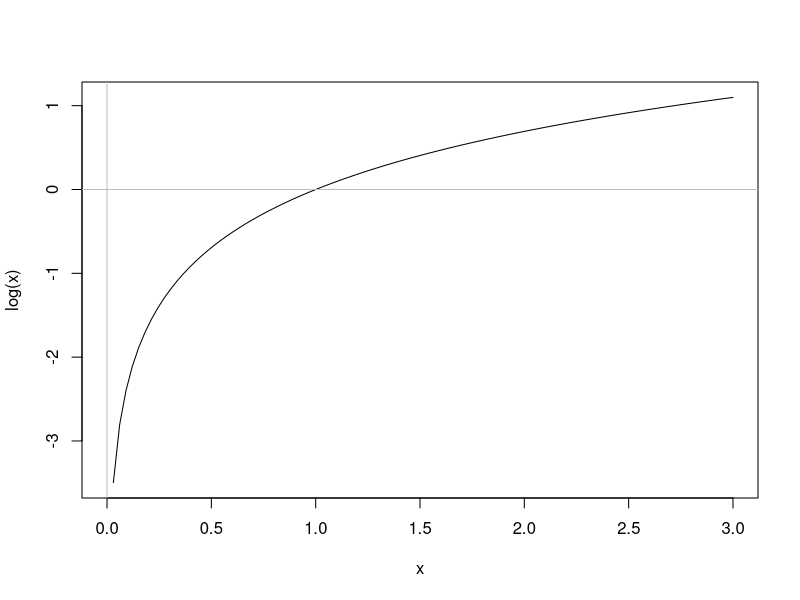
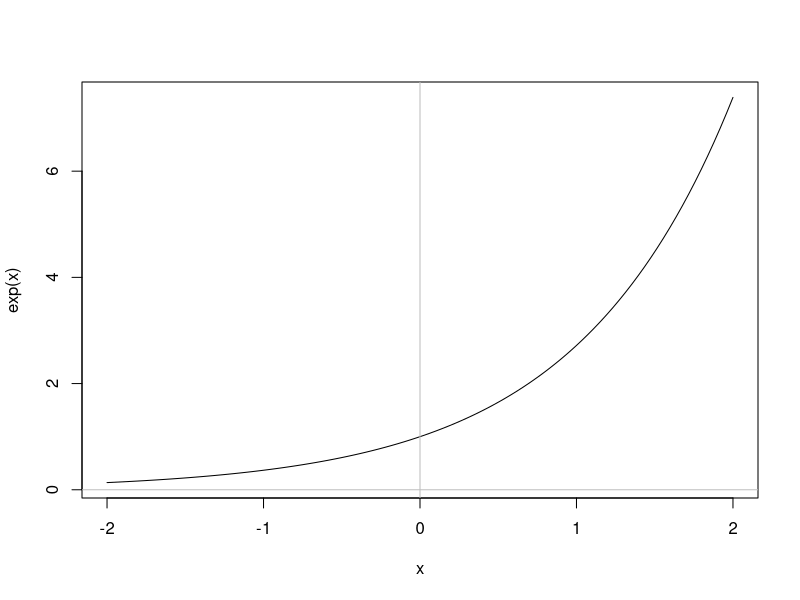
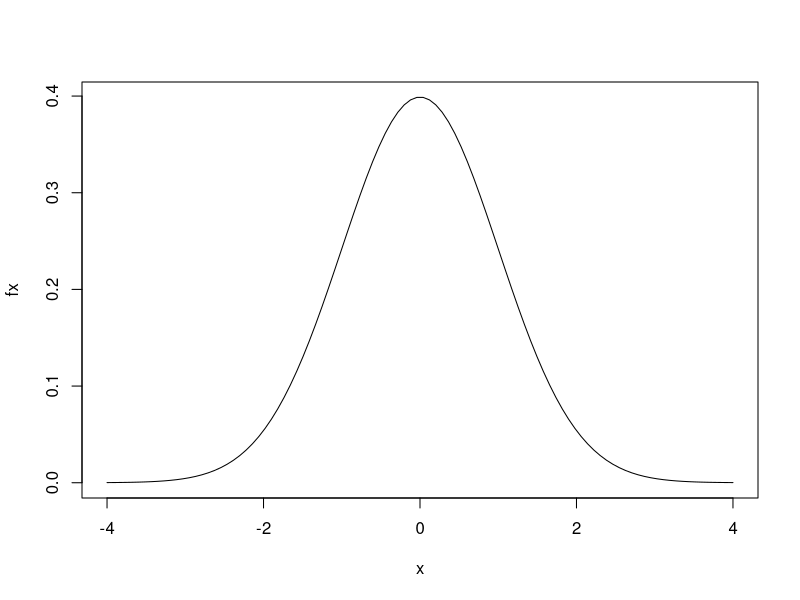
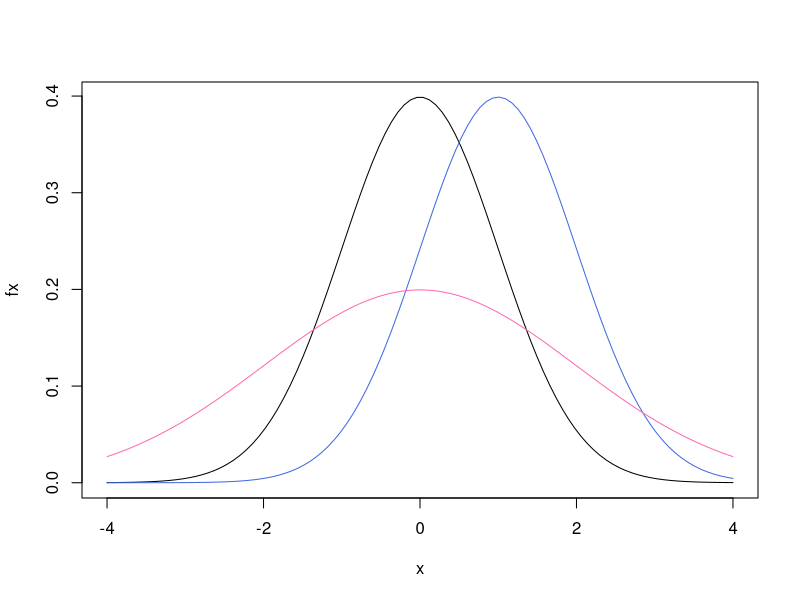

Reproduce these figures in R, in order.

# R as a calculator

# focus on Console panel

12 + 121

exp(1.2)

log(3.5) # base e ... often in math classes written as ln

factorial(8)

choose(8, 3)
factorial(8) / (factorial(3) * factorial(8 - 3))

# any other calculator functions?

# using "memory"
z <- 3
z + 12
z <- z + 12  # looks goofy as a math eqn, but think "assign result"
z  # short hand for print(z)

a <- 4 : 9
a

a / 4

factorial(a)  # what would you think this would do?

a ^ 2  

sum(a)  # why did this do something different?

sum(a ^ 2) 




# R script (type things & then run ... allow thinking, problem solving)

# demonstrate graphic a function

# natural log (remember it must be bigger than 0)
x <- seq(0, 3, length = 100)
plot(x, log(x), type = "l")
abline(h = 0, v = 0, col = "gray")

# exponential function
x <- seq(-2, 2, length = 100)
plot(x, exp(x), type = "l")
abline(h = 0, v = 0, col = "gray")


# any other function to graph?


# draw a graphic of the normal

# Steps:
#  possible value of the random variable
#  evaluate the pdf at the possible values
#  plot the pairs (possible value, pdf)

x <- seq(-4, 4, length = 10)
fx <- (1 / sqrt(2 * pi)) * exp(-0.5 * x ^ 2)

fx

x <- seq(-4, 4, length = 100)
fx <- (1 / sqrt(2 * pi)) * exp(-0.5 * x ^ 2)
plot(x, fx, type = 'l')


x <- seq(-4, 4, length = 100)
fx <- dnorm(x, mean = 0, sd = 1)
plot(x, fx, type = 'l')

# how is the N(1, 1) different?
fx1 <- dnorm(x, mean = 1, sd = 1)
lines(x, fx1, col = "royalblue")

# how is the N(0, 2) different?
fx2 <- dnorm(x, mean = 0, sd = 2)
lines(x, fx2, col = "hotpink")




